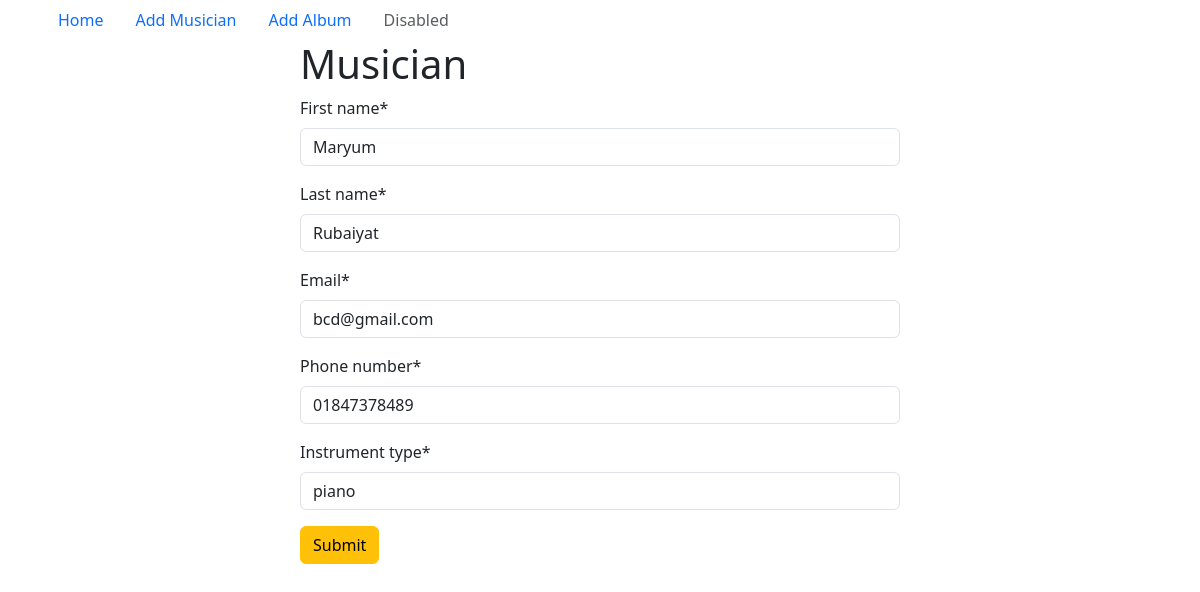
The page /musician/edit/2 on the database its author committed.
### musician/models.py (models this page shows, shortened)
class Musician(models.Model):
    first_name = models.CharField(max_length=100)
    last_name = models.CharField(max_length=100)
    email = models.EmailField()
    phone_number = models.CharField(max_length=15)
    instrument_type = models.CharField(max_length=100)

### musician/views.py (the view)
# urls.py: path('edit/<int:id>', views.edit_musician, name="edit_musician"),
def edit_musician(request, id):
    post = models.Musician.objects.get(pk=id)
    form = forms.MusicianForm(instance=post)
    if request.method == 'POST':
        form = forms.MusicianForm(request.POST, instance=post)
        if form.is_valid():
            form.save()
            return redirect('homepage')
    return render(request, 'add_musician.html', {'form': form})

### musician/forms.py
class MusicianForm(forms.ModelForm):
    class Meta:
        model = Musician
        fields = '__all__'

### musician/templates/add_musician.html (shortened to what this page needs)
{% extends "base.html" %}
{% load crispy_forms_tags %}
{% block content %}
<form style="width: 50%; margin: auto" method="post">
    <h1>Musician</h1>
        {{form | crispy}}
    <button class="btn btn-warning">Submit</button>
</form>
{% endblock content %}

### rows shown on the page
Musician: first_name "Maryum", last_name "Rubaiyat", email "bcd@gmail.com", phone_number "01847378489", instrument_type "piano"
